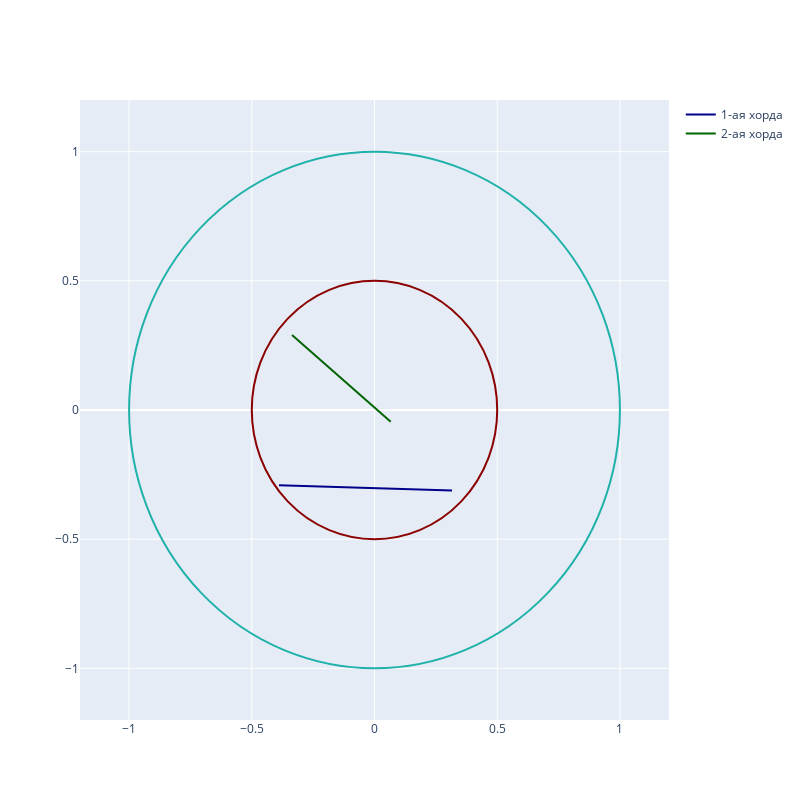

Source (notebook cell):
### Markdown cell above
Теперь за случайное расположение хорд будем рассматривать хорду проходящую через пару случайных точек, являющихся реализацией радиус-вектора $\xi = (\xi_1, \xi_2)$, где $\xi_1$ ~ Uniform (0,$2\pi$) определяет поворот этого вектора, $\xi_2$ ~ Uniform (0,$1$) определяет его длину.

### Code cell
Chord_1 = np.array([np.random.uniform(0, 2*np.pi), np.random.uniform(0, 2*np.pi), 
                        np.random.uniform(0, 1), np.random.uniform(0, 1)])
Chord_2 = np.array([np.random.uniform(0, 2*np.pi), np.random.uniform(0, 2*np.pi), 
                        np.random.uniform(0, 1), np.random.uniform(0, 1)])
    
Chord_1_xy = np.array([(np.cos(Chord_1[0])*Chord_1[2], np.sin(Chord_1[0])*Chord_1[2]),
                           (np.cos(Chord_1[1])*Chord_1[3], np.sin(Chord_1[1])*Chord_1[3])])
Chord_2_xy = np.array([(np.cos(Chord_2[0])*Chord_2[2], np.sin(Chord_2[0])*Chord_2[2]),
                           (np.cos(Chord_2[1])*Chord_1[3], np.sin(Chord_2[1])*Chord_1[3])])

x1 = np.linspace(Chord_1_xy[0,0], Chord_1_xy[1,0], 100)
y1 = np.linspace(Chord_1_xy[0,1], Chord_1_xy[1,1], 100)

x2 = np.linspace(Chord_2_xy[0,0], Chord_2_xy[1,0], 100)
y2 = np.linspace(Chord_2_xy[0,1], Chord_2_xy[1,1], 100)

fig = go.Figure()

fig.update_xaxes(range=[-1.2, 1.2], zeroline=False)
fig.update_yaxes(range=[-1.2, 1.2])

fig.add_trace(go.Scatter(x=x1, y=y1, line_color="DarkBlue", name = '1-ая хорда'))

fig.add_trace(go.Scatter(x=x2, y=y2, line_color="DarkGreen", name = '2-ая хорда'))

fig.update_layout(
    shapes=[
        dict(
            type="circle",
            xref="x",yref="y",
            x0=-1, y0=-1,
            x1= 1, y1= 1,
            line_color="LightSeaGreen",
        ),
        dict(
            type="circle",
            xref="x",yref="y",
            x0=-0.5, y0=-0.5,
            x1= 0.5, y1= 0.5,
            line_color="DarkRed",
        ),
    ]
)

fig.update_layout(width=800, height=800)


fig.show()
